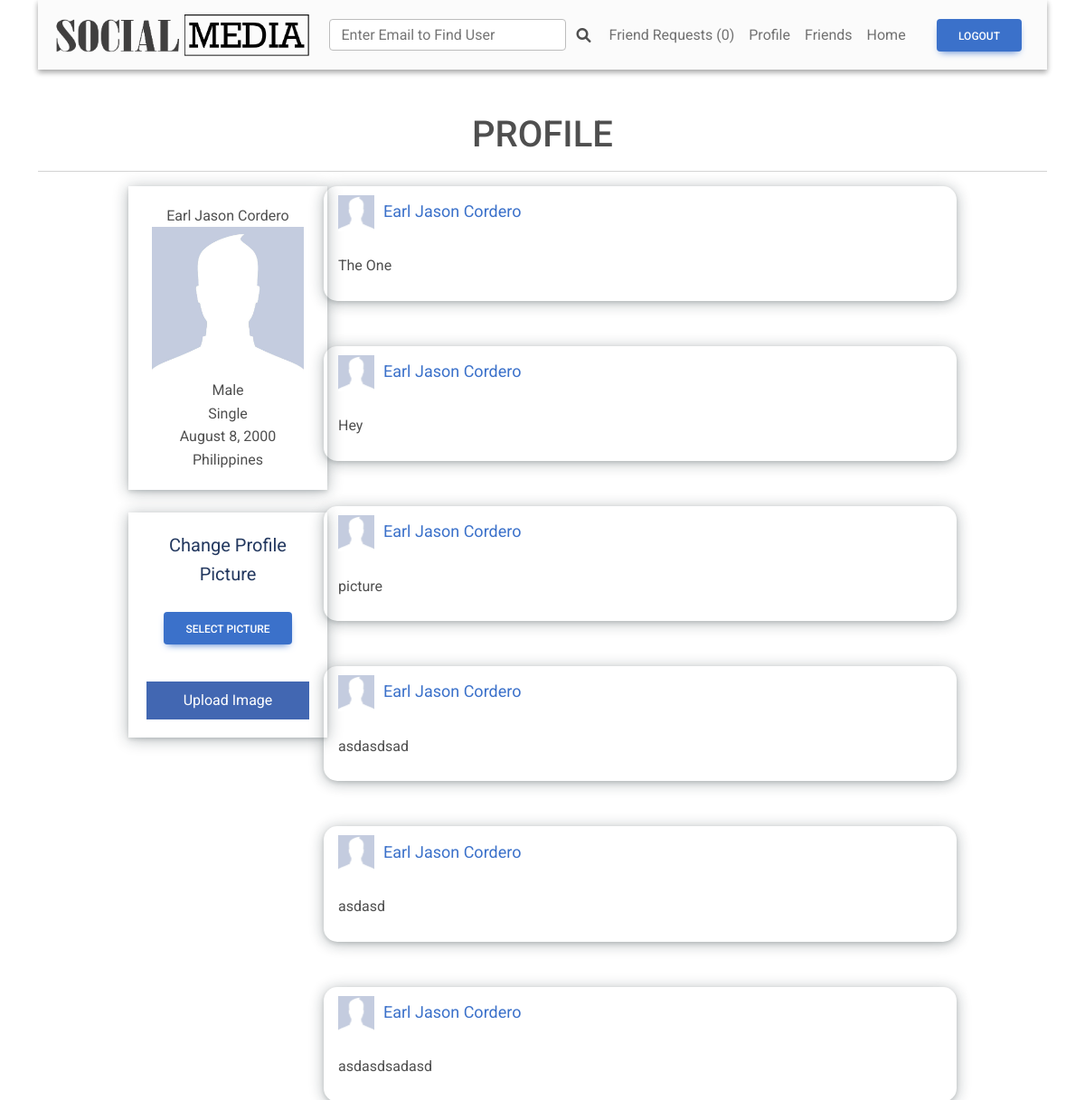
The app's page /profile.php (signed in) with its own data.
### tables this page shows
CREATE TABLE `posts` (
  `post_id` int(11) NOT NULL,
  `post_caption` text NOT NULL,
  `post_time` timestamp NOT NULL DEFAULT current_timestamp() ON UPDATE current_timestamp(),
  `post_public` char(1) NOT NULL,
  `post_by` int(11) NOT NULL
);

CREATE TABLE `users` (
  `user_id` int(11) NOT NULL,
  `user_firstname` varchar(20) NOT NULL,
  `user_lastname` varchar(20) NOT NULL,
  `user_nickname` varchar(20) DEFAULT NULL,
  `user_password` varchar(255) NOT NULL,
  `user_email` varchar(255) NOT NULL,
  `user_gender` char(1) NOT NULL,
  `user_birthdate` date NOT NULL,
  `user_status` char(1) DEFAULT NULL,
  `user_about` text DEFAULT NULL,
  `user_hometown` varchar(255) DEFAULT NULL
);

### includes/post.php (the view, shortened to what this page needs)
<?php
echo '<div class="post">';
echo '<div>';
include 'profile_picture.php';
echo '<a class="profilelink" href="profile.php?id=' . $row['user_id'] . '">' . $row['user_firstname'] . ' ' . $row['user_lastname'] . '<a>';
echo '</div>';
echo '<br>';
echo '<p class="caption">' . $row['post_caption'] . '</p>';
echo '</div>';

### profile.php (shortened to what this page needs)
<?php
$conn = connect();
?>
<?php
if (isset($_GET['id']) && $_GET['id'] != $_SESSION['user_id']) {
    $current_id = $_GET['id'];
    $flag = 1;
} else {
    $current_id = $_SESSION['user_id'];
    $flag = 0;
}
?>
<!DOCTYPE html>
<html>
<head>
    <link rel="stylesheet" type="text/css" href="resources/css/main.css">
</head>
<body>
    <div class="container">
        <?php include 'includes/navbar.php'; ?>
        <h1 class="mt-5"> PROFILE</h1>
        <hr>
        <?php
        if ($flag == 0) {
            $postsql = "SELECT posts.post_caption, posts.post_time, users.user_firstname, users.user_lastname,
                                posts.post_public, users.user_id, users.user_gender, users.user_nickname,
                                users.user_birthdate, users.user_hometown, users.user_status, users.user_about,
                                posts.post_id
                        FROM posts
                        JOIN users
                        ON users.user_id = posts.post_by
                        WHERE posts.post_by = $current_id
                        ORDER BY posts.post_time DESC";
            $profilesql = "SELECT users.user_id, users.user_gender, users.user_hometown, users.user_status, users.user_birthdate,
                                 users.user_firstname, users.user_lastname
                          FROM users
                          WHERE users.user_id = $current_id";
            $profilequery = mysqli_query($conn, $profilesql);
        }
        $postquery = mysqli_query($conn, $postsql);
        if ($postquery) {
            $width = '40px';
            $height = '40px';
            if (mysqli_num_rows($postquery) == 0) {
                if ($flag == 0) {
                    echo '<div class="post">';
                    echo 'You don\'t have any posts yet';
                    echo '</div>';
                } else {
                    echo '<div class="post">';
                    echo 'There is no public posts to show.';
                    echo '</div>';
                }
                include 'includes/profile.php';
            } else {
                while ($row = mysqli_fetch_assoc($postquery)) {
                    include 'includes/post.php';
                }
                include 'includes/profile.php';
        ?>
                <br>
                <?php if ($flag == 0) { ?>
                    <div class="profile">
                        <center class="changeprofile">Change Profile Picture</center>
                        <br>
                        <form method="post" enctype="multipart/form-data">
                            <center>
                                <label class="upload" onchange="showPath()">
                                    <p class="btn btn-primary">Select Picture</p>
                                </label>
                            </center>
                            <br>
                            <input type="submit" value="Upload Image" name="profile">
                        </form>
                    </div>
                    <br>
                <?php } ?>
        <?php
            }
        }
        ?>
    </div>
</body>
</html>

### includes/navbar.php (shortened to what this page needs)
<head>
    <link href="https://cdnjs.cloudflare.com/ajax/libs/font-awesome/6.0.0/css/all.min.css" rel="stylesheet" />
    <link href="https://cdnjs.cloudflare.com/ajax/libs/mdb-ui-kit/6.4.0/mdb.min.css" rel="stylesheet" />
    <link href="https://cdnjs.cloudflare.com/ajax/libs/font-awesome/6.0.0/css/all.min.css" rel="stylesheet" />
</head>
<body>
    <nav class="navbar navbar-expand-lg navbar-light bg-light" style="box-shadow: rgba(0, 0, 0, 0.16) 0px 3px 6px, rgba(0, 0, 0, 0.23) 0px 3px 6px;">
        <div class="container-fluid">
            <?php
            $sql2 = "SELECT COUNT(*) AS count FROM friendship
                 WHERE friendship.user2_id = {$_SESSION['user_id']} AND friendship.friendship_status = 0";
            $query2 = mysqli_query($conn, $sql2);
            $row = mysqli_fetch_assoc($query2);
            ?>
            <div class="collapse navbar-collapse" id="navbarSupportedContent">
                <a class="navbar-brand mt-2 mt-lg-0" href="home.php">
                    <img src="\images\Untitled-1.png" height="50px" alt="Logo" loading="lazy" />
                </a>
                <div class="" style="width: 300px;">
                    <form class="d-flex input-group w-auto" method="get" action="search.php" onsubmit="return validateField()">
                        <input type="text" class="form-control rounded" placeholder="Enter Email to Find User" name="query" id="query" aria-label="Search" aria-describedby="search-addon" />
                        <span class="input-group-text border-0" id="search-addon">
                            <i class="fas fa-search"></i>
                        </span>
                    </form>
                </div>
                <ul class="navbar-nav me-auto mb-2 mb-lg-0">
                    <li class="nav-item">
                        <a class="nav-link" href="requests.php">Friend Requests (<?php echo $row['count'] ?>)</a>
                    </li>
                    <li class="nav-item">
                        <a class="nav-link" href="profile.php">Profile</a>
                    </li>
                    <li class="nav-item">
                        <a class="nav-link" href="friends.php">Friends</a>
                    </li>
                    <li class="nav-item">
                        <a class="nav-link" href="home.php">Home</a>
                    </li>
                </ul>
            </div>
            <div class="d-flex align-items-center">
                <ul class="navbar-nav me-auto mb-2 mb-lg-0">
                    <li class="nav-item">
                        <a nav-link class="dropdown-item" href="logout.php"><button class="btn btn-primary me-3">Logout</button></a>
                    </li>
                </ul>
            </div>
        </div>
    </nav>
</body>

### includes/profile_picture.php
<?php
$target = glob("data/images/profiles/" . $row['user_id'] . ".*");
if($target) {
    echo '<img src="' . $target[0] . '" width="' . $width . '" height="' . $height .'">';
} else {
    if($row['user_gender'] == 'M') {
        echo '<img src="data/images/profiles/M.jpg" width="' . $width . '" height="' . $height .'">';
    } else if ($row['user_gender'] == 'F') {
        echo '<img src="data/images/profiles/F.jpg" width="' . $width . '" height="' . $height .'">';
    }
}
?>

### includes/profile.php (shortened to what this page needs)
<?php
echo '<div class="profile">';
echo '<center>';
$row = mysqli_fetch_assoc($profilequery);
if (!empty($row['user_nickname']))
    echo $row['user_firstname'] . ' ' . $row['user_lastname'] . ' (' . $row['user_nickname'] . ')';
else
    echo $row['user_firstname'] . ' ' . $row['user_lastname'];
echo '<br>';
$width = '168px';
$height = '168px';
include 'includes/profile_picture.php';
echo '<br>';
if ($row['user_gender'] == "M")
    echo 'Male';
else if ($row['user_gender'] == "F")
    echo 'Female';
echo '<br>';
if (!empty($row['user_status'])) {
    if ($row['user_status'] == "S")
        echo 'Single';
    else if ($row['user_status'] == "E")
        echo 'Engaged';
    else if ($row['user_status'] == "M")
        echo 'Married';
    echo '<br>';
}
$date = $row['user_birthdate'];
$textualDateOfBirth = date("F j, Y", strtotime($date));
echo $textualDateOfBirth;
if (!empty($row['user_hometown'])) {
    echo '<br>';
    echo $row['user_hometown'];
}
echo '</div>';

### resources/css/main.css (style rules this page uses)
body { margin: 0; font-family: Fontin, Arial, Verdana; font-size: 18px; background-color: #e9ebee; }
input { font-family: Fontin, Arial, Verdana; width: 100%; font-size: 18px; padding: 2px; }
button { font-family: Fontin, Arial, Verdana; font-size: 18px; }
ul { list-style: none; }
ul a { text-decoration: none; }
span { color: red; }
.container { margin: 0 auto; width: 1068px; }
.post, .createpost { box-shadow: rgba(14, 30, 37, 0.12) 0px 2px 4px 0px, rgba(14, 30, 37, 0.32) 0px 2px 16px 0px; margin: auto; width: 700px; padding: 10px 16px; overflow: auto; border-radius: 15px; }
h1 { text-align: center; }
a.profilelink { margin-left: 10px; font-size: 18px; }
hr { margin-bottom: 30px; margin-top: 0px; border-color: red; }
input[type=submit] { color: white; cursor: pointer; background-color: #23385f; border: none; padding: 8px; }
.container input[type=submit] { background-color: #4267b2; }

### profile.php (style rules this page uses)
.post { margin-right: 100px; float: right; margin-bottom: 50px; }
.profile { margin-left: 100px; background-color: white; box-shadow: rgba(14, 30, 37, 0.12) 0px 2px 4px 0px, rgba(14, 30, 37, 0.32) 0px 2px 16px 0px; width: 220px; padding: 20px; }
label.upload { cursor: pointer; color: white; }
.changeprofile { color: #23385f; font-size: 20px; }

### includes/navbar.php (style rules this page uses)
.navbar { position: sticky; top: 0; z-index: 100; }

### records on screen
posts: post_by.user_firstname "Earl Jason", post_by.user_lastname "Cordero", post_caption "The One"
posts: post_by.user_firstname "Earl Jason", post_by.user_lastname "Cordero", post_caption "Hey"
posts: post_by.user_firstname "Earl Jason", post_by.user_lastname "Cordero", post_caption "picture"
posts: post_by.user_firstname "Earl Jason", post_by.user_lastname "Cordero", post_caption "asdasdsad"
posts: post_by.user_firstname "Earl Jason", post_by.user_lastname "Cordero", post_caption "asdasd"
posts: post_by.user_firstname "Earl Jason", post_by.user_lastname "Cordero", post_caption "asdasdsadasd"
users: user_lastname "Cordero", user_birthdate "August 8, 2000", user_hometown "Philippines"

### other values on screen
$row['count'] "0"
